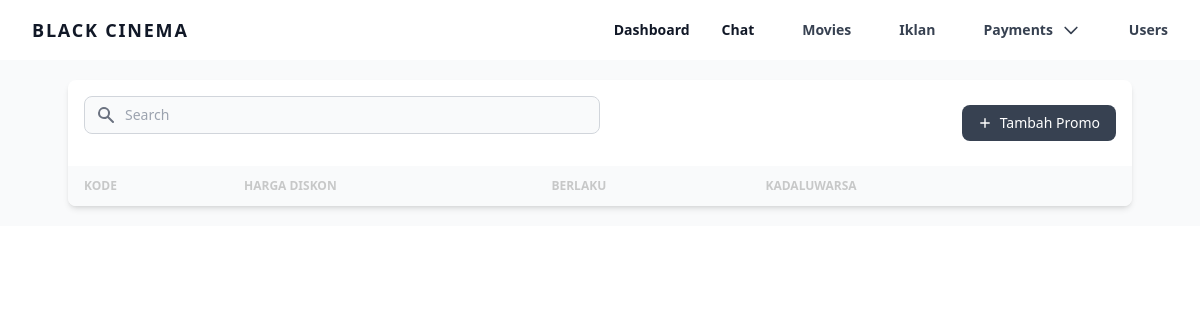
Page /app/admin/payment_promo_code (signed in) on the earlier database version.
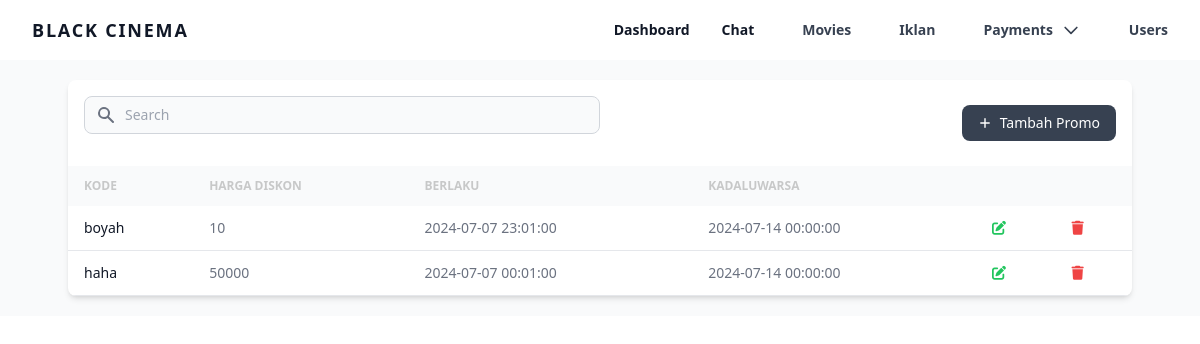
Same page on the later database version.
### tables this page shows
CREATE TABLE `payment_promo` (
  `id` int NOT NULL,
  `createdAt` datetime DEFAULT CURRENT_TIMESTAMP,
  `promoCode` varchar(255) DEFAULT NULL,
  `priceDisc` int DEFAULT NULL,
  `usable` datetime DEFAULT NULL,
  `expired` datetime DEFAULT NULL
);

### app/admin/pages/views/payment_promo_code.php (the view, shortened to what this page needs)
<?php
include "../../config/conn.php";
$query = mysqli_query($conn, "SELECT * FROM payment_promo");
?>
<section class="bg-gray-50 dark:bg-black p-3 sm:p-5">
    <div class="mx-auto max-w-screen-xl px-4 lg:px-12">
        <div class="bg-white dark:bg-white/10 relative shadow-md sm:rounded-lg overflow-hidden">
            <div class="flex flex-col md:flex-row items-center justify-between space-y-3 md:space-y-0 md:space-x-4 p-4">
                <div class="w-full md:w-1/2">
                    <form class="flex items-center">
                        <div class="relative w-full">
                            <div class="absolute inset-y-0 left-0 flex items-center pl-3 pointer-events-none">
                            </div>
                            <input type="text" id="simple-search" class="bg-gray-50 border border-gray-300 text-gray-900 text-sm rounded-lg focus:ring-gray-500 focus:border-gray-500 block w-full pl-10 p-2 dark:bg-black/20 dark:border-gray-600 dark:placeholder-gray-400 dark:text-white dark:focus:ring-gray-500 dark:focus:border-gray-500" placeholder="Search" required="">
                        </div>
                    </form>
                </div>
                <div class="w-full md:w-auto flex flex-col md:flex-row space-y-2 md:space-y-0 items-stretch md:items-center justify-end md:space-x-3 flex-shrink-0">
                    <button id="addBtn" type="button" class="flex items-center justify-center text-white bg-gray-700 hover:bg-gray-800 focus:ring-4 focus:ring-gray-300 font-medium rounded-lg text-sm px-4 py-2 dark:bg-gray-600 dark:hover:bg-gray-700 focus:outline-none dark:focus:ring-gray-800">
                        <svg class="h-3.5 w-3.5 mr-2" fill="currentColor" viewBox="0 0 20 20" xmlns="http://www.w3.org/2000/svg" aria-hidden="true">
                            <path clip-rule="evenodd" fill-rule="evenodd" d="M10 3a1 1 0 011 1v5h5a1 1 0 110 2h-5v5a1 1 0 11-2 0v-5H4a1 1 0 110-2h5V4a1 1 0 011-1z" />
                        </svg>
                        Tambah Promo
                    </button>
                </div>
            </div>
            <div class="overflow-x-auto">
                <table class="w-full text-sm text-left text-gray-500 dark:text-gray-400">
                    <thead class="text-xs text-black/20 uppercase bg-gray-50 dark:bg-black/20 dark:text-gray-400">
                        <tr>
                            <th scope="col" class="px-4 py-3">Kode</th>
                            <th scope="col" class="px-4 py-3">Harga Diskon</th>
                            <th scope="col" class="px-4 py-3">Berlaku</th>
                            <th scope="col" class="px-4 py-3">Kadaluwarsa</th>
                            <th scope="col" colspan="2" class="px-4 py-3">
                            </th>
                        </tr>
                    </thead>
                    <tbody id="paymentList">
                        <?php
                        while ($row = mysqli_fetch_assoc($query)) {
                        ?>
                            <tr class="border-b dark:border-black/20">
                                <th scope="row" class="px-4 py-3 font-medium text-gray-900 whitespace-nowrap dark:text-white">
                                    <?= $row['promoCode']; ?></th>
                                <td class="px-4 py-3"><span><?= $row['priceDisc']; ?></span></td>
                                <td class="px-4 py-3"><span><?= $row['usable']; ?></span></td>
                                <td class="px-4 py-3"><span><?= $row['expired']; ?></span></td>
                                <td class="px-4 py-3">
                                    <a href="edit_payment_promo_code?id=<?= $row['id']; ?>" class="text-green-600 hover:text-green-800">
                                        <i class="fa-solid fa-pen-to-square text-green-500"></i>
                                    </a>
                                </td>
                                <td class="px-4 py-3">
                                    <button class="text-red-600 hover:text-red-800" onclick="deletePaymentPromo(<?= $row['id']; ?>)"><i class="fa-solid fa-trash text-red-500"></i></button>
                                </td>
                            </tr>
                        <?php } ?>
                    </tbody>
                </table>
            </div>
        </div>
    </div>
</section>

Differences in the rows shown:
added payment_promo: promoCode "boyah", priceDisc "10", usable "2024-07-07 23:01:00", expired "2024-07-14 00:00:00"
added payment_promo: promoCode "haha", priceDisc "50000", usable "2024-07-07 00:01:00", expired "2024-07-14 00:00:00"
